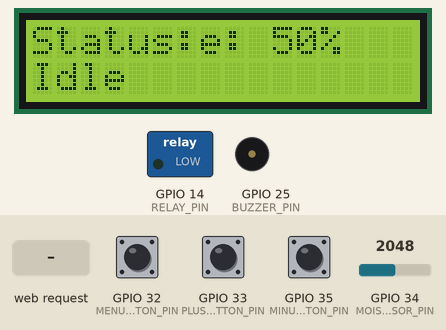
Simulated run of this program. Board: ESP32. On the bench: 16×2 character LCD, switched loads named in the program (green lamp = pin HIGH), buzzer (waves = sounding, pin HIGH). Inputs (shaded band) come from the test bench; at power-on: GPIO 34 (MOISTURE_SENSOR_PIN) = 2048, GPIO 32 (MENU_BUTTON_PIN) HIGH, GPIO 33 (PLUS_BUTTON_PIN) HIGH, GPIO 35 (MINUS_BUTTON_PIN) HIGH. EEPROM starts erased; what the program prints to the serial monitor is not drawn.

Above: at 3.2 s.
3.3 s: GPIO 34 (MOISTURE_SENSOR_PIN) set to 2462
At 5.3 s:
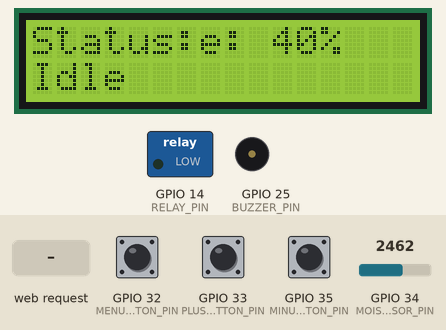
5.6 s: GPIO 34 (MOISTURE_SENSOR_PIN) set to 2530
At 7.2 s:
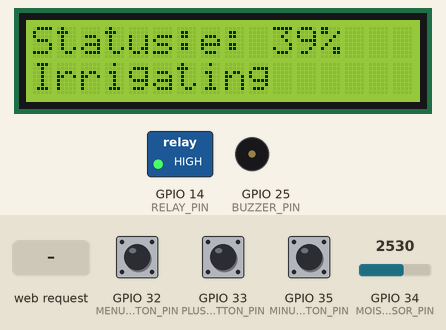
7.6 s: HTTP request GET /toggle-mode received
At 8.3 s:
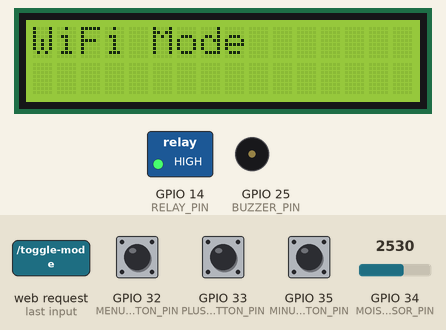
10.6 s: GPIO 32 (MENU_BUTTON_PIN) pulled LOW for 1 s
At 11.8 s:
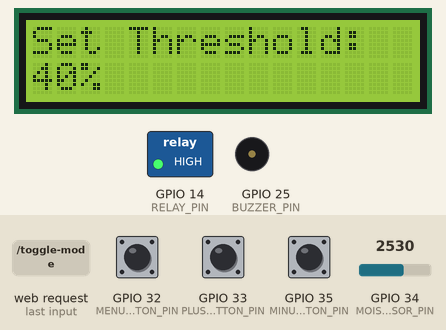
13.1 s: HTTP request GET /threshold?value=decrease received
At 14.3 s:
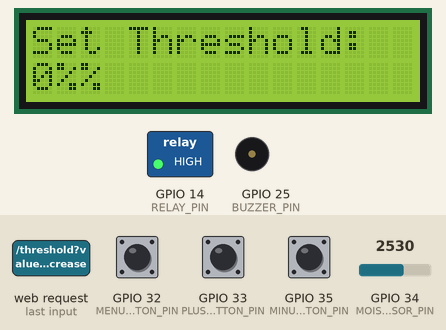
14.6 s: HTTP request GET /toggle-mode?action=increase received
At 14.9 s:
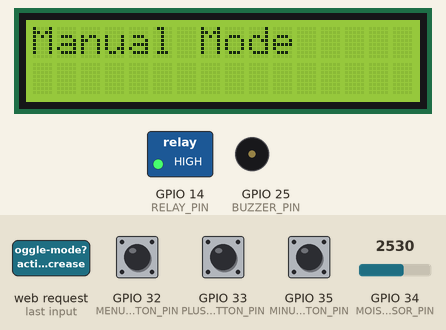
Timing chart, 0 to 17.6 s (numbered marks = the images above; inputs shaded):
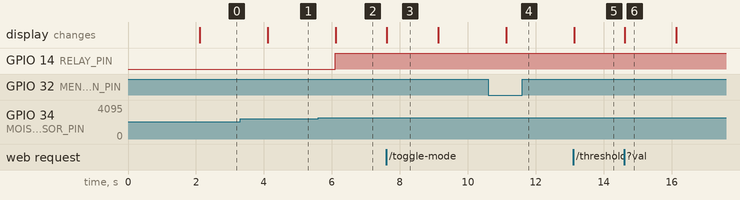

Measured:
- the behaviour switches between 2497 and 2498 on GPIO 34 (MOISTURE_SENSOR_PIN) (found by bisection; images 1 and 2)
- after the input at 3.3 s, the display: changes after 0.81 s (image 1)
- after the input at 5.6 s, GPIO 14 (RELAY_PIN): LOW → HIGH after 0.51 s; the display: changes after 0.52 s (image 2)
- after the input at 7.6 s, the display: changes at once (image 3)
- after the input at 10.6 s, the display: changes after 0.54 s (image 4)
- after the input at 13.1 s, the display: changes at once (image 5)
- after the input at 14.6 s, the display: changes at once (image 6)

The program:

main.cpp
```cpp
#include <WiFi.h>
#include <WebServer.h>
#include <LiquidCrystal_I2C.h>
#include <Preferences.h>


Preferences pref;

// Pin Definitions
#define MOISTURE_SENSOR_PIN 34
#define RELAY_PIN 14
#define BUZZER_PIN 25

#define MENU_BUTTON_PIN 32
#define PLUS_BUTTON_PIN 33
#define MINUS_BUTTON_PIN 35


#define RW_MODE false
#define RO_MODE true

const char* thresh = "threshold";

// WiFi Hotspot Configuration
const char* ssid = "SmartIrrigation";
const char* password = "IrrigationSystem2024!";

// Static IP for Access Point
IPAddress local_IP(192, 168, 4, 1);
IPAddress gateway(192, 168, 4, 1);
IPAddress subnet(255, 255, 255, 0);

// Web Server
WebServer server(80);

//define functions
void setupServer();
void handleMenu(int moisturePercentage);
void processIrrigation(int moisturePercentage);


// LCD Configuration
LiquidCrystal_I2C lcd(0x27, 16, 2);

// Global Variables
int moistureThreshold =pref.isKey(thresh)?pref.getInt(thresh): 40;  // Default threshold
int currentMoisture = 0;
bool menuActive = false;
bool systemMode = false;  // false = manual, true = WiFi

// Button State Tracking
int lastMenuButtonState = HIGH;
int lastPlusButtonState = HIGH;
int lastMinusButtonState = HIGH;


// Timing Variables
unsigned long lastDebounceTime = 0;
const unsigned long debounceDelay = 50;
unsigned long lastMoistureCheckTime = 0;
const unsigned long moistureCheckInterval = 1000;
unsigned long lastThresholdAdjustTime = 0;
const unsigned long thresholdAdjustInterval = 200;

// HTML Page
const char* htmlPage = R"rawliteral(
<!DOCTYPE html>
<html>
<head>
    <title>Smart Irrigation System</title>
    <meta name="viewport" content="width=device-width, initial-scale=1">
    <style>
        body {
            font-family: 'Segoe UI', Tahoma, Geneva, Verdana, sans-serif;
            margin: 0;
            padding: 0;
            background-color: #f0f4f8;
            display: flex;
            justify-content: center;
            align-items: center;
            min-height: 100vh;
        }
        .container {
            background-color: white;
            border-radius: 15px;
            box-shadow: 0 10px 25px rgba(0,0,0,0.1);
            padding: 30px;
            width: 90%;
            max-width: 500px;
            text-align: center;
        }
        h1 {
            color: #2c3e50;
            margin-bottom: 20px;
        }
        .status-card {
            background-color: #ecf0f1;
            border-radius: 10px;
            padding: 15px;
            margin-bottom: 20px;
        }
        .status-label {
            font-weight: bold;
            color: #34495e;
        }
        .threshold-control {
            display: flex;
            align-items: center;
            justify-content: space-between;
            margin-bottom: 20px;
        }
        input[type="range"] {
            flex-grow: 1;
            margin: 0 15px;
        }
        .btn {
            background-color: #3498db;
            color: white;
            border: none;
            padding: 10px 20px;
            border-radius: 5px;
            cursor: pointer;
            transition: background-color 0.3s ease;
        }
        .btn:hover {
            background-color: #2980b9;
        }
        #modeToggle {
            background-color: #2ecc71;
        }
        #modeToggle:hover {
            background-color: #27ae60;
        }
    </style>
</head>
<body>
    <div class="container">
        <h1>Smart Irrigation System</h1>
        <div class="status-card">
            <p><span class="status-label">Soil Moisture:</span> <span id="moisture">0%</span></p>
            <p><span class="status-label">System Status:</span> <span id="systemStatus">Idle</span></p>
        </div>
        <div class="threshold-control">
            <span>Moisture Threshold:</span>
            <span id="threshold">40</span>%
            <input type="range" id="thresholdSlider" min="0" max="100" value="40" onchange="updateThreshold(this.value)">
        </div>
        <div>
            <button class="btn" onclick="changeThreshold('decrease')">-</button>
            <button class="btn" onclick="changeThreshold('increase')">+</button>
            <button id="modeToggle" class="btn" onclick="toggleMode()">Toggle Mode</button>
        </div>
    </div>

    <script>
        async function updatePage() {
            const response = await fetch('/status');
            const data = await response.json();
            document.getElementById('moisture').textContent = data.moisture + '%';
            document.getElementById('threshold').textContent = data.threshold + '%';
            document.getElementById('thresholdSlider').value = data.threshold;
            document.getElementById('systemStatus').textContent = data.status;
        }

        async function changeThreshold(action) {
            await fetch('/threshold?action=' + action);
            updatePage();
        }

        async function updateThreshold(value) {
            await fetch('/threshold?value=' + value);
            updatePage();
        }

        async function toggleMode() {
            await fetch('/toggle-mode');
            updatePage();
        }

        setInterval(updatePage, 2000);
        updatePage();
    </script>
</body>
</html>
)rawliteral";

void setup() {
  Serial.begin(115200);

  // Initialize Pins
  pinMode(MOISTURE_SENSOR_PIN, INPUT);
  pinMode(RELAY_PIN, OUTPUT);
  pinMode(BUZZER_PIN, OUTPUT);
  pinMode(MENU_BUTTON_PIN, INPUT_PULLUP);
  pinMode(PLUS_BUTTON_PIN, INPUT_PULLUP);
  pinMode(MINUS_BUTTON_PIN, INPUT_PULLUP);

  // init pref

  pref.begin("pref", false);

  // Initialize LCD
  lcd.init();
  lcd.backlight();
  lcd.print("Smart Irrigation");
  delay(2000);
  lcd.clear();

  // Setup WiFi Access Point
  WiFi.softAP(ssid, password);
  WiFi.softAPConfig(local_IP, gateway, subnet);

  Serial.println("Access Point Started");
  Serial.print("IP Address: ");
  Serial.println(WiFi.softAPIP());
  digitalWrite(RELAY_PIN, LOW);
  digitalWrite(BUZZER_PIN, LOW);

  setupServer();
  Serial.println("HTTP server started");
}


void setupServer (){
  // Web Server Routes
  server.on("/", HTTP_GET, []() {
    server.send(200, "text/html", htmlPage);
  });

  server.on("/status", HTTP_GET, []() {
    currentMoisture = analogRead(MOISTURE_SENSOR_PIN);
    int moisturePercentage =100- map(currentMoisture, 0, 4095, 0, 100);

    String status;
    if (systemMode) {
      // WiFi mode
      status = (moisturePercentage < moistureThreshold) ? "Irrigating (WiFi)" : "Idle (WiFi)";
      digitalWrite(RELAY_PIN, (moisturePercentage < moistureThreshold) ? HIGH : LOW);
    } else {
      // Manual mode
      status = (moisturePercentage < moistureThreshold) ? "Irrigating (Manual)" : "Idle (Manual)";
      // Manual mode control stays in the loop() function
    }

    // Critical moisture alert
    digitalWrite(BUZZER_PIN, (moisturePercentage < 20) ? HIGH : LOW);

    String json = "{";
    json += "\"moisture\":" + String(moisturePercentage) + ",";
    json += "\"threshold\":" + String(moistureThreshold) + ",";
    json += "\"status\":\"" + status + "\"";
    json += "}";

    server.send(200, "application/json", json);
  });

  server.on("/threshold", HTTP_GET, []() {
    if (server.hasArg("action")) {
      String action = server.arg("action");
      if (action == "increase") {
        moistureThreshold = min(moistureThreshold + 1, 100);

      } else if (action == "decrease") {
        moistureThreshold = max(moistureThreshold - 1, 0);
      }
    } else if (server.hasArg("value")) {
      moistureThreshold = server.arg("value").toInt();

    }
    pref.putInt(thresh, moistureThreshold);
    pref.end();
    server.send(200, "text/plain", "Threshold updated");
  });

  server.on("/toggle-mode", HTTP_GET, []() {
    systemMode = !systemMode;
    lcd.clear();
    lcd.setCursor(0, 0);
    lcd.print(systemMode ? "WiFi Mode" : "Manual Mode");
    delay(1500);
    server.send(200, "text/plain", "Mode toggled");
  });

  // Start Server
  server.begin();

}

void loop() {
  // Handle web server requests
  server.handleClient();

  unsigned long currentTime = millis();

  if (currentTime - lastMoistureCheckTime >= moistureCheckInterval) {
    currentMoisture = analogRead(MOISTURE_SENSOR_PIN);
    int moisturePercentage =100- map(currentMoisture, 0, 4095, 0, 100);

    // Handle menu first
    handleMenu(moisturePercentage);

    // Only process moisture if not in menu mode
    if (!menuActive) {
      processIrrigation(moisturePercentage);
    }

    lastMoistureCheckTime = currentTime;
  }
  pref.end();
}
void processIrrigation(int moisturePercentage) {
  // Update LCD with current status
  lcd.clear();
  lcd.setCursor(0, 0);
  lcd.print("Moisture: ");
  lcd.print(moisturePercentage);
  lcd.print("%");

  // Control relay based on moisture and system mode
  if (!systemMode) {
    lcd.setCursor(0, 0);
    lcd.print("Status:");
    if (moisturePercentage < moistureThreshold) {
      digitalWrite(RELAY_PIN, HIGH); // Turn on

      lcd.setCursor(0, 1);
      lcd.print("Irrigating");
    } else {
      digitalWrite(RELAY_PIN, LOW); // Turn off relay
      lcd.setCursor(0, 1);
      lcd.print("Idle");
    }
  }

  // Critical moisture alert
  if (moisturePercentage < 20) {
    digitalWrite(BUZZER_PIN, HIGH);
  } else {
    digitalWrite(BUZZER_PIN, LOW);
  }
}

void handleMenu(int moisturePercentage) {
  int menuButtonState = digitalRead(MENU_BUTTON_PIN);
  int plusButtonState = digitalRead(PLUS_BUTTON_PIN);
  int minusButtonState = digitalRead(MINUS_BUTTON_PIN);
  unsigned long currentTime = millis();

  // Check for menu button press with debounce
  if (menuButtonState == LOW && lastMenuButtonState == HIGH &&
      (currentTime - lastDebounceTime) > debounceDelay) {
    menuActive = !menuActive;
    lcd.clear();
    lastDebounceTime = currentTime;
  }
  lastMenuButtonState = menuButtonState;

  // Menu active - allow threshold adjustment
  if (menuActive) {
    lcd.setCursor(0, 0);
    lcd.print("Set Threshold:");
    lcd.setCursor(0, 1);
    lcd.print(moistureThreshold);
    lcd.print("%");

    // Non-blocking threshold adjustment
    if (plusButtonState == LOW &&
        (currentTime - lastThresholdAdjustTime) >= thresholdAdjustInterval) {
      moistureThreshold = min(moistureThreshold + 1, 100);
      lastThresholdAdjustTime = currentTime;
    }

    if (minusButtonState == LOW &&
        (currentTime - lastThresholdAdjustTime) >= thresholdAdjustInterval) {
      moistureThreshold = max(moistureThreshold - 1, 0);
      lastThresholdAdjustTime = currentTime;
    }
    pref.putInt(thresh, moistureThreshold);

  }

  // Update button states
  lastPlusButtonState = plusButtonState;
  lastMinusButtonState = minusButtonState;
}
```

c.cpp
```cpp

```
